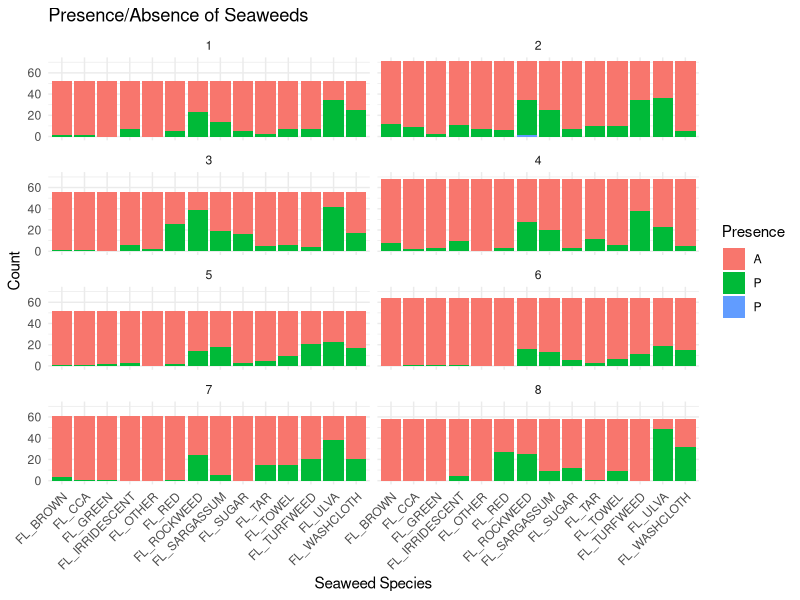

Reproduce this figure in R. (Note: this script raises an error after producing the figure.)
## ---- chunk 1
knitr::opts_chunk$set(echo = TRUE)
## ---- chunk 2
# Step 1: Create a data frame with the provided data
data <- read.csv("presence.csv")
## ---- chunk 3
#different data pivot; using the full sheet
library(dplyr)
library(tidyr)

data_long <- data %>%
  gather(key = "Seaweed", value = "Presence", FL_ROCKWEED:FL_OTHER)

## ---- chunk 4
seaweed_counts <- data_long %>%
  group_by(SECTION, Seaweed, Presence) %>%
  tally()

## ---- chunk 5
library(ggplot2)

ggplot(seaweed_counts, aes(x = Seaweed, y = n, fill = Presence)) +
  geom_bar(stat = "identity") +
  labs(title = "Presence/Absence of Seaweeds",
       x = "Seaweed Species",
       y = "Count",
       fill = "Presence") +
  theme_minimal() +
  theme(axis.text.x = element_text(angle = 45, hjust = 1)) +
  facet_wrap(~SECTION, ncol = 2)

## ---- chunk 6
# Assuming your original data frame is named "data"
library(tidyr)

data_long <- data %>%
  pivot_longer(cols = c(BARNACLE, ROCK, ALGAE),
               names_to = "substrate",
               values_to = "percent")

# Printing the first few rows of the resulting data frame
print(data_long)

## ---- chunk 7
# Step 2: Load the required packages and create the stacked bar plot using ggplot2
#library(ggplot2)

ggplot(data_long, aes(x = zonation, y = percent, fill = substrate)) +
  geom_bar(stat = "identity") +
  labs(title = "Section 1- Stacked Bar Plot of Substrate Type by Zonation",
       x = "Zonation",
       y = "Percent",
       fill = "Substrate") +
  theme_minimal() +
  theme(axis.text.x = element_text(angle = 45, hjust = 1))


## ---- chunk 8

# Calculate species richness and standard deviation by section without typing out all column names
species_richness <- data %>%
  rowwise(SECTION) %>%
  summarise(species_count = sum(c_across(FL_ROCKWEED:FL_TAR) == "P"),
            sd = sd(c_across(FL_ROCKWEED:FL_TAR) == "P"))

# Create a bar plot for species richness by section with error bars
ggplot(species_richness, aes(x = factor(SECTION), y = species_count)) +
  geom_bar(stat = "identity", fill = "steelblue") +
  labs(title = "Species Richness by Section",
       x = "Section",
       y = "Species Richness") +
  geom_errorbar(aes(ymin = species_count - sd, ymax = species_count + sd),
                width = 0.2, color = "black", size = 0.7) +
  theme_minimal()

## ---- chunk 9

# Create a bar plot with error bars for species richness by section
ggplot(species_richness, aes(x = factor(SECTION), y = species_count)) +
  geom_bar(stat = "identity", fill = "steelblue") +
  geom_errorbar(aes(ymin = species_count - sd, ymax = species_count + sd),
                width = 0.2, color = "black", size = 0.7) +
  labs(title = "Species Richness by Section",
       x = "Section",
       y = "Species Richness") +
  theme_minimal()


## ---- chunk 10

